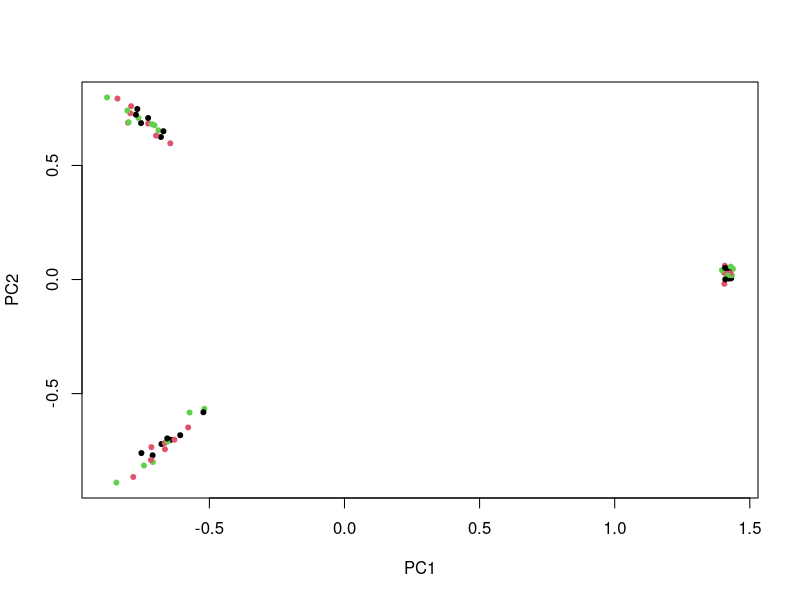

Recreate this plot in R.
rm(list=ls())

set.seed(123)
library(ggplot2)

## a ##

x <- matrix(rnorm(20*3*50,mean=0.02,sd=0.12),ncol=50)
x[1:20,2] <- 1
x[21:40,1] <- 2
x[21:40,2] <- 2
x[41:60,1] <- 1
labels <- c(rep(1,20),rep(2,20),rep(3,20))

## b ##

PCA <- prcomp(x)
plot(PCA$x[,1:2],col=1:3,pch=20)

## c ##

KMeans.Clustering <- kmeans(x, 3, nstart = 20)
table(labels, KMeans.Clustering$cluster)

## d ##

KMeans.Clustering.2 <- kmeans(x, 2, nstart = 20)
table(labels, KMeans.Clustering.2$cluster)

## e ##

KMeans.Clustering.4 <- kmeans(x, 4, nstart = 20)
table(labels, KMeans.Clustering.4$cluster)

## f ##

KMeans.PCA <- kmeans(PCA$x[,1:2],3,nstart=20)
table(labels,KMeans.PCA$cluster)

## g ##

KMeans_Scale <- kmeans(scale(x),3,nstart=20)
table(labels,KMeans_Scale$cluster)
